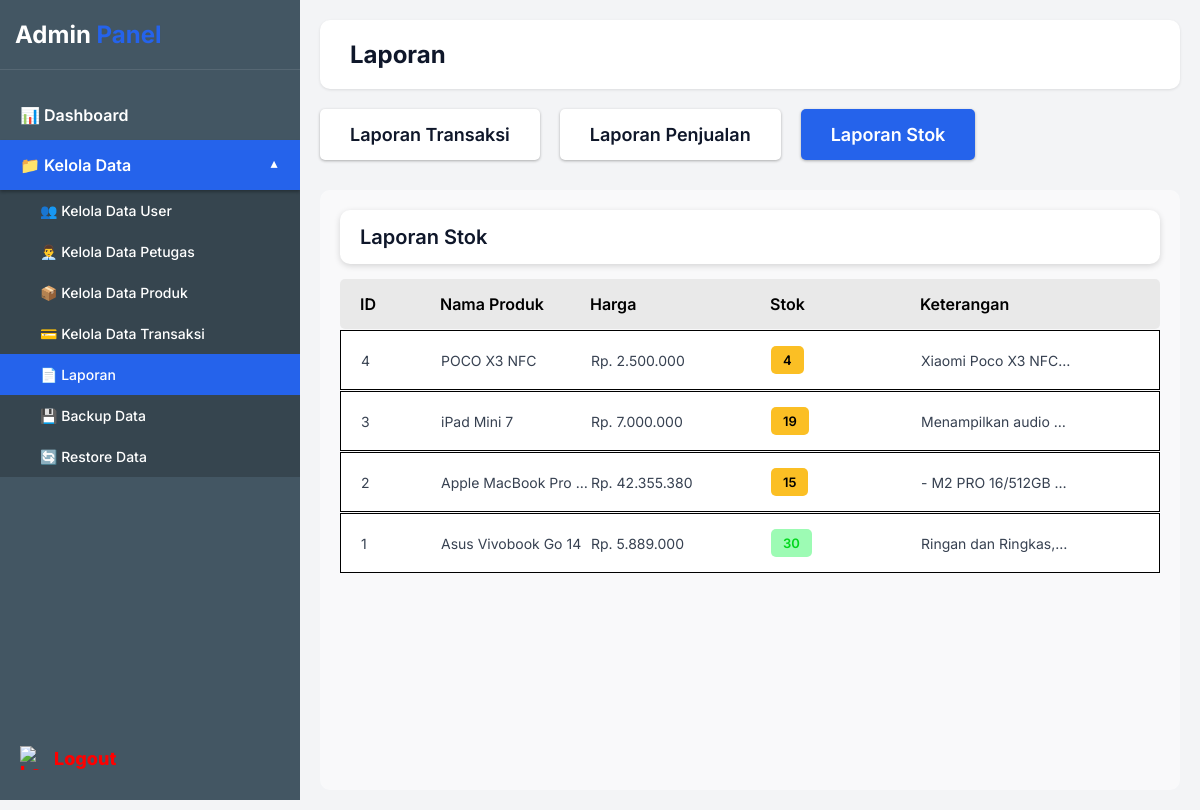
Before: /admin/laporan.php?tab=stok (signed in) with the older database file.
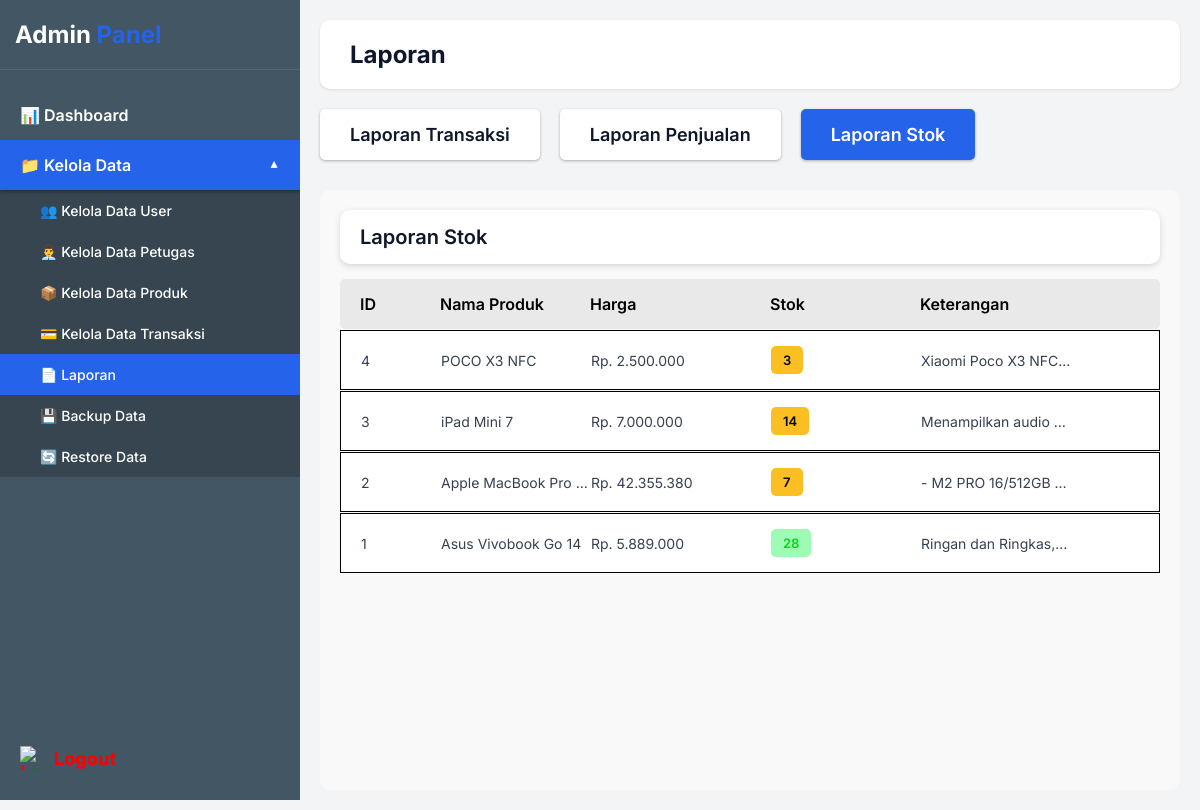
After: the same page with the newer database file.
### tables this page shows
CREATE TABLE `products` (
  `id` int(11) NOT NULL AUTO_INCREMENT,
  `nama_produk` varchar(255) NOT NULL,
  `harga` decimal(10,2) NOT NULL,
  `stok` int(11) NOT NULL,
  `deskripsi` text DEFAULT NULL,
  `gambar` varchar(255) DEFAULT 'default.jpg',
  `created_at` timestamp NOT NULL DEFAULT current_timestamp(),
  PRIMARY KEY (`id`)
);

### admin/laporan.php (the view, shortened to what this page needs)
<?php
include '../config.php';
$active_tab = isset($_GET['tab']) ? $_GET['tab'] : 'transaksi';
if ($active_tab == 'transaksi') {
    $query = mysqli_query($koneksi, "
        SELECT orders.*, users.username as user_name
        FROM orders
        LEFT JOIN users ON orders.user_id = users.id
        ORDER BY orders.id DESC
    ");
    $table_headers = ['ID', 'User', 'Total', 'Status', 'Tanggal'];
    $title = 'Laporan Transaksi';
} else {
    $query = mysqli_query($koneksi, "SELECT * FROM products ORDER BY id DESC");
    $table_headers = ['ID', 'Nama Produk', 'Harga', 'Stok', 'Keterangan'];
    $title = 'Laporan Stok';
}
?>
<!DOCTYPE html>
<html lang="en">
<head>
</head>
<body>
    <div class="sidebar">
        <div class="sidebar-header">
            <div class="sidebar-title">Admin <span>Panel</span></div>
        </div>
        <div class="sidebar-menu">
            <a href="dashboard.php" class="menu-item">📊 Dashboard</a>
            <div class="dropdown-toggle menu-item" onclick="toggleDropdown()">
                📁 Kelola Data
            </div>
            <div class="dropdown-menu" id="dropdownMenu">
                <a href="kelola_data_user.php" class="dropdown-item">👥 Kelola Data User</a>
                <a href="kelola_data_petugas.php" class="dropdown-item">👨‍💼 Kelola Data Petugas</a>
                <a href="kelola_data_produk.php" class="dropdown-item">📦 Kelola Data Produk</a>
                <a href="kelola_data_transaksi.php" class="dropdown-item">💳 Kelola Data Transaksi</a>
                <a href="laporan.php" class="dropdown-item active">📄 Laporan</a>
                <a href="backup_data.php" class="dropdown-item">💾 Backup Data</a>
                <a href="restore_data.php" class="dropdown-item">🔄 Restore Data</a>
            </div>
        </div>
        <a href="../auth/logout.php" class="logout-btn">
            <img src="https://codia-f2c.s3.us-west-1.amazonaws.com/image/2026-02-24/EifoE2bUkC.png" alt="Logout">
        </a>
    </div>
    <div class="main-content">
        <div class="header">
            <span class="header-title">Laporan</span>
        </div>
        <div class="tabs-container">
            <a href="?tab=transaksi" class="tab-btn <?php echo $active_tab == 'transaksi' ? 'active' : ''; ?>">
                Laporan Transaksi
            </a>
            <a href="?tab=penjualan" class="tab-btn <?php echo $active_tab == 'penjualan' ? 'active' : ''; ?>">
                Laporan Penjualan
            </a>
            <a href="?tab=stok" class="tab-btn <?php echo $active_tab == 'stok' ? 'active' : ''; ?>">
                Laporan Stok
            </a>
        </div>
        <div class="report-container">
            <div class="report-header">
                <span class="report-title"><?php echo $title; ?></span>
            </div>
            <div class="table-header">
                <?php foreach($table_headers as $header): ?>
                    <div><?php echo $header; ?></div>
                <?php endforeach; ?>
            </div>
            <?php
            while($row = mysqli_fetch_assoc($query)):
            ?>
            <div class="table-row">
                <div class="table-cell"><?php echo $row['id']; ?></div>
                <?php if($active_tab == 'stok'): ?>
                    <div class="table-cell"><?php echo htmlspecialchars($row['nama_produk']); ?></div>
                    <div class="table-cell">Rp. <?php echo number_format($row['harga'], 0, ',', '.'); ?></div>
                    <div class="table-cell">
                        <?php
                        $stock_class = '';
                        if($row['stok'] > 20) $stock_class = 'stock-available';
                        elseif($row['stok'] > 0) $stock_class = 'stock-low';
                        else $stock_class = 'stock-out';
                        ?>
                        <span class="stock-badge <?php echo $stock_class; ?>">
                            <?php echo $row['stok']; ?>
                        </span>
                    </div>
                    <div class="table-cell"><?php echo substr($row['deskripsi'], 0, 30); ?>...</div>
                <?php endif; ?>
            </div>
            <?php endwhile; ?>
        </div>
    </div>
</body>
</html>

Changed rows visible on the page:
changed products "POCO X3 NFC": stok "4" → "3"
changed products "iPad Mini 7": stok "19" → "14"
changed products "Apple MacBook Pro…": stok "15" → "7"
changed products "Asus Vivobook Go 14": stok "30" → "28"
